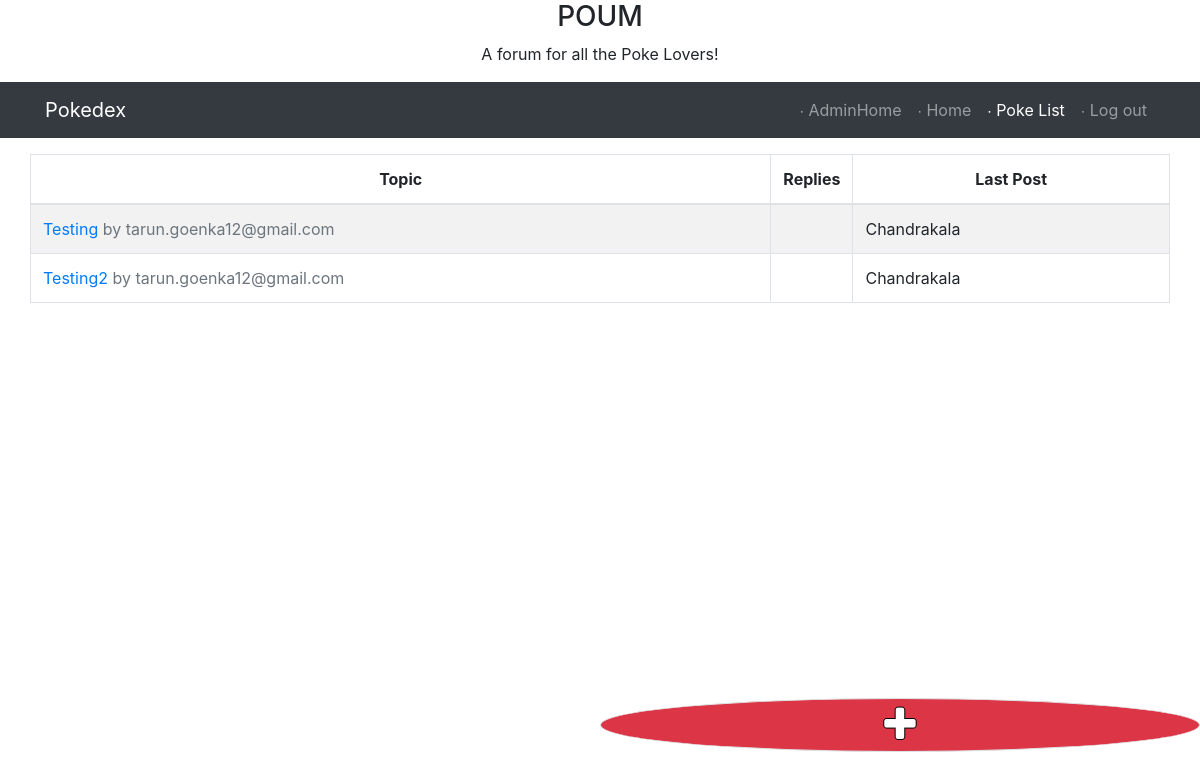
/forum_home.php (signed in), run on the app's committed database.
### tables this page shows
CREATE TABLE `forum_topics` (
  `topic_id` int(10) NOT NULL AUTO_INCREMENT,
  `topic_name` varchar(50) DEFAULT NULL,
  `starting_text` text,
  `created_by` varchar(50) DEFAULT NULL,
  `time_stamp` timestamp(6) NOT NULL DEFAULT CURRENT_TIMESTAMP(6) ON UPDATE CURRENT_TIMESTAMP(6),
  PRIMARY KEY (`topic_id`),
  KEY `created_by` (`created_by`),
  CONSTRAINT `forum_topics_ibfk_1` FOREIGN KEY (`created_by`) REFERENCES `login` (`email`) ON DELETE CASCADE
);

### forum_home.php (the view, shortened to what this page needs)
<?php
include 'connection.php';
$query="select topic_id,topic_name,created_by,time_stamp from forum_topics";
$result=mysqli_query($dbc,$query) or die(mysqli_error($dbc));
$no=mysqli_num_rows($result);
 ?>
<!DOCTYPE html>
<html>
  <head>
    <link rel="stylesheet" href="https://maxcdn.bootstrapcdn.com/bootstrap/4.0.0/css/bootstrap.min.css">
    <link rel="stylesheet" href="https://cdnjs.cloudflare.com/ajax/libs/font-awesome/4.7.0/css/font-awesome.min.css">
    <link rel="stylesheet" href="https://cdnjs.cloudflare.com/ajax/libs/font-awesome/4.7.0/css/font-awesome.min.css">
  </head>
  <body>
    <div class="container text-center">
      <h3>POUM</h3>
      <p>A forum for all the Poke Lovers!</p>
    </div>
  	<nav class="navbar navbar-expand-lg navbar-dark bg-dark sticky-top">
  		<div class="container">
  			<a class="navbar-brand" href="">Pokedex</a>
  			<div class="collapse navbar-collapse" id="navbarResponsive">
  				<ul class="navbar-nav ml-auto">
            <li class="nav-item">
  						<a class="nav-link" href="admin_edit_request.php">∙ AdminHome</a>
  					</li>
            <li class="nav-item">
              <a class="nav-link" href="demo.php">∙ Home</a>
            </li>
  					<li class="nav-item active">
  						<a class="nav-link" href="PokeDetailPage.html">∙ Poke List
  						</a>
  					</li>
            <li class="nav-item">
  						<a class="nav-link" href="logout.php">∙ Log out
  						</a>
  					</li>
  				</ul>
  			</div>
  		</div>
  	</nav>
    <div class="container ">
      <div class="row my-3">
        <table class="table table-striped table-hover table-bordered ">
          <thead class="text-center ">
            <th style="width:65%">Topic</th>
            <th style="width:5%">Replies</th>
            <th>Last Post</th>
          </thead>
          <tbody>
            <?php for ($i=0; $i <$no ; $i++) {
              $row=mysqli_fetch_array($result);
             ?>
            <tr>
              <td><?php echo "<a href='forum_topic.php?id=".$row['topic_id']."'>".ucfirst($row['topic_name'])."</a>" ?>
                <span class="text-muted ">by <?php echo $row['created_by']; ?></span>
              </td>
              <td></td>
              <td>Chandrakala</td>
            </tr>
            <?php } ?>
          </tbody>
        </table>
      </div>
    </div>
<button class="btn btn-danger fixed-bottom rounded-circle my-5 border" title="Add topic" style="margin-left:50%;text-shadow: -1px 0 black, 0 1px black, 1px 0 black, 0 -1px black;"><i class="fa fa-plus" style="font-size:40px;color:white;"></i></button>
  </body>
</html>

### data on the page
forum_topics: topic_name "Testing", created_by "tarun.goenka12@gmail.com"
forum_topics: topic_name "Testing2", created_by "tarun.goenka12@gmail.com"
